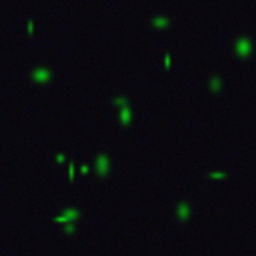
#> input picture data/synthetic_panels/synthetic_panel_01.png, 256 x 256 px
$ python -i segmentation.py   (imports and definitions only)
#> lines starting #> are read from the running program, lines starting #| are printed output that depends on the picture; after the words box and inside, x2 and y2 are one past the last pixel; in counts of white or black regions, pixels touching at a corner belong together
"""
segmentation.py

Core image loading, channel extraction, preprocessing, and segmentation functions.

This file is intentionally simple and commented because it is the foundation of the
bioimage-host-pathogen-analysis project.

Biological idea:
- In your thesis-like workflow, fluorescent bacteria may be visible in the green/GFP channel.
- We extract that channel.
- We remove background/noise.
- We segment fluorescent objects using thresholding + watershed.
"""

from pathlib import Path
from typing import Literal, Tuple

import numpy as np
from PIL import Image
from scipy import ndimage as ndi
from skimage import filters, measure, morphology, segmentation, util
import tifffile


# Restrict allowed channel names.
# This prevents typos like "gren" instead of "green".
ChannelName = Literal["red", "green", "blue"]


# [142 lines left out: functions load_image, load_grayscale_image, load_tiff_stack, project_stack, decode_color_instance_mask, extract_channel, not called in this run]


def preprocess_channel(
    channel_image: np.ndarray,
    gaussian_sigma: float = 1.0,
    background_radius: int = 30,
) -> np.ndarray:
    """
    Denoise and background-correct a single-channel microscopy image.

    Parameters
    ----------
    channel_image:
        Single-channel image, for example the green/GFP channel.

    gaussian_sigma:
        Strength of Gaussian smoothing.
        Higher values reduce noise more, but may blur small bacteria.

    background_radius:
        Radius used for morphological background estimation.
        Larger values estimate broader background variation.

    Returns
    -------
    np.ndarray
        Background-corrected image normalized between 0 and 1.

    Why this matters
    ----------------
    Microscopy images often contain:
    - uneven illumination
    - autofluorescence
    - camera noise
    - background signal

    If we segment without correction, we may count background as bacteria.
    """

    if channel_image.ndim != 2:
        raise ValueError(
            "Expected a 2D single-channel image. "
            f"Received shape: {channel_image.shape}"
        )

    # Convert image to float in the range 0 to 1.
    channel_float = util.img_as_float(channel_image)

    # Smooth small pixel-level noise.
    smoothed = filters.gaussian(channel_float, sigma=gaussian_sigma)

    # Estimate slow-varying background using morphological opening.
    # This behaves somewhat like a simple rolling-ball background correction.
    background = morphology.opening(
        smoothed,
        morphology.disk(background_radius),
    )

    # Subtract background and avoid negative values.
    corrected = smoothed - background
    corrected = np.clip(corrected, 0, None)

    # Normalize to 0-1 so thresholds are easier to interpret.
    if corrected.max() > 0:
        corrected = corrected / corrected.max()

    return corrected


def segment_objects(
    channel_image: np.ndarray,
    min_size: int = 12,
    gaussian_sigma: float = 1.0,
    background_radius: int = 30,
) -> Tuple[np.ndarray, np.ndarray]:
    """
    Segment fluorescent objects using thresholding and watershed.

    Parameters
    ----------
    channel_image:
        Single-channel fluorescence image.

    min_size:
        Minimum object size in pixels.
        Smaller detected objects are removed as likely noise.

    gaussian_sigma:
        Smoothing parameter passed to preprocessing.

    background_radius:
        Background correction parameter passed to preprocessing.

    Returns
    -------
    mask:
        Binary foreground mask.
        True = likely fluorescent object.

    labels:
        Label image where each object has a unique integer:
        0 = background
        1, 2, 3... = individual segmented objects

    Biological interpretation
    -------------------------
    In a GFP bacteria image, each labelled object may represent:
    - a single bacterium
    - a bacterial aggregate
    - a biofilm-like cluster

    This depends on image resolution and segmentation settings.
    """

    corrected = preprocess_channel(
        channel_image,
        gaussian_sigma=gaussian_sigma,
        background_radius=background_radius,
    )

    # Otsu automatically chooses a threshold separating foreground/background.
    threshold = filters.threshold_otsu(corrected)
    mask = corrected > threshold

    # Remove tiny speckles that are unlikely to be real objects.
    mask = morphology.remove_small_objects(mask, min_size=min_size)

    # Close small gaps inside objects.
    mask = morphology.binary_closing(mask, morphology.disk(1))

    # Distance transform helps separate touching objects.
    distance = ndi.distance_transform_edt(mask)

    # Find approximate object centers.
    local_maxima = morphology.local_maxima(distance)
    markers = measure.label(local_maxima)

    # Watershed separates connected objects based on distance peaks.
    labels = segmentation.watershed(
        -distance,
        markers,
        mask=mask,
    )

    return mask, labels

>>> import cv2
>>> picture = cv2.imread('../data/synthetic_panels/synthetic_panel_01.png', cv2.IMREAD_GRAYSCALE)
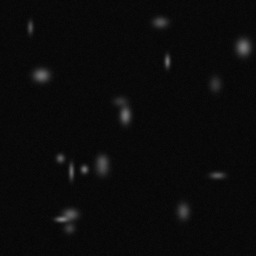
#> picture: shape (256, 256); min 3, max 124, mean 10.4
>>> result = segment_objects(picture)
#> in preprocess_channel, `background = morphology.opening( smoothed, morphology.disk(background_..`:
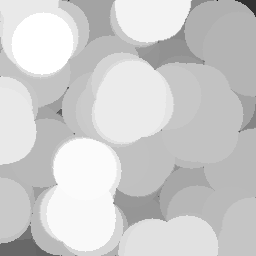
#> background: shape (256, 256) float64; min 0.0239, max 0.0281, mean 0.0273; drawn with min black and max white
#> in preprocess_channel, `corrected = corrected / corrected.max()`:
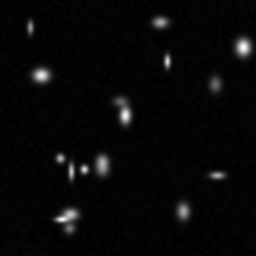
#> corrected: shape (256, 256) float64; min 0, max 1, mean 0.0329
#> in segment_objects, `threshold = filters.threshold_otsu(corrected)`: threshold = 0.232
#> in segment_objects, `mask = corrected > threshold`:
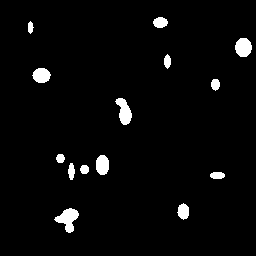
#> mask: shape (256, 256) bool; 3.2% white; 14 white regions, largest, box (x1, y1, x2, y2) and area: (54, 208, 79, 233) 323, (115, 98, 132, 125) 272, (235, 38, 252, 57) 255
#> in segment_objects, `mask = morphology.binary_closing(mask, morphology.disk(1))`: mask: shape (256, 256) bool; 3.2% white; 14 white regions, largest, box (x1, y1, x2, y2) and area: (54, 208, 79, 233) 324, (115, 98, 132, 125) 272, (235, 38, 252, 57) 255
#> in segment_objects, `distance = ndi.distance_transform_edt(mask)`:
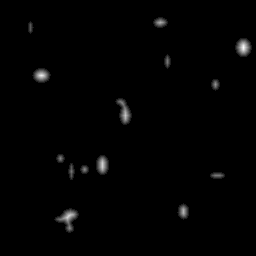
#> distance: shape (256, 256) float64; min 0, max 8.54, mean 0.0831; drawn with min black and max white
#> in segment_objects, `local_maxima = morphology.local_maxima(distance)`:
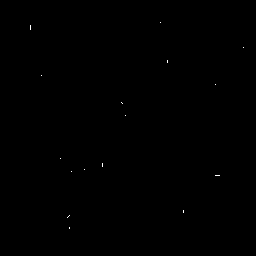
#> local_maxima: shape (256, 256) bool; 0.05% white in thin lines or dots, all inside (x1, y1, x2, y2) = (30, 22, 244, 229)
#> in segment_objects, `markers = measure.label(local_maxima)`: markers: shape (256, 256) int32; 17 distinct labels, from 0 to 16
#> in segment_objects, `labels = segmentation.watershed( -distance, markers, mask=mask, )`:
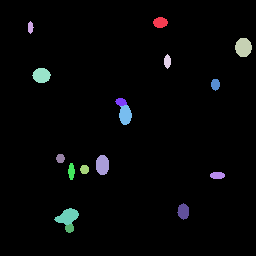
#> labels: shape (256, 256) int32; 17 distinct labels, from 0 to 16; one colour per label, 0 black

$ run again, on data/synthetic_panels/synthetic_panel_02.png
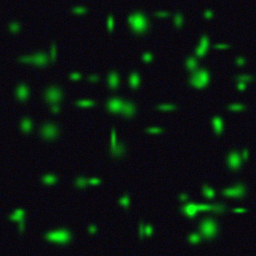
#> input picture data/synthetic_panels/synthetic_panel_02.png, 256 x 256 px
#> threshold = 0.221
#> in segment_objects, `mask = corrected > threshold`:
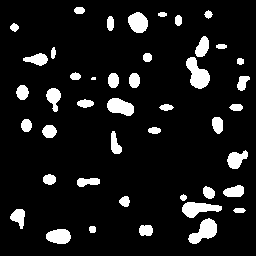
#> mask: shape (256, 256) bool; 9.6% white; 44 white regions (1 under 20 px), largest, box (x1, y1, x2, y2) and area: (186, 57, 210, 89) 449, (188, 218, 217, 244) 410, (182, 202, 222, 218) 383
#> local_maxima: shape (256, 256) bool; 0.14% white in thin lines or dots, all inside (x1, y1, x2, y2) = (14, 10, 245, 239)
#> markers: shape (256, 256) int32; 54 distinct labels, from 0 to 53
#> in segment_objects, `labels = segmentation.watershed( -distance, markers, mask=mask, )`:
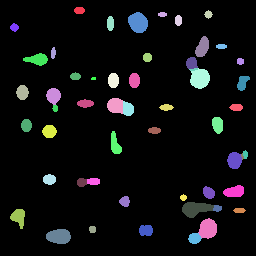
#> labels: shape (256, 256) int32; 54 distinct labels, from 0 to 53; one colour per label, 0 black

$ run again, on data/synthetic_panels/synthetic_panel_03.png
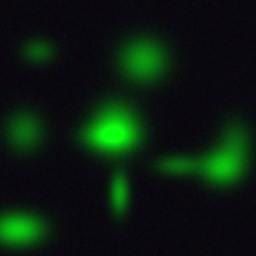
#> input picture data/synthetic_panels/synthetic_panel_03.png, 256 x 256 px
#> in preprocess_channel, `corrected = corrected / corrected.max()`:
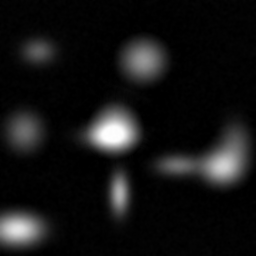
#> corrected: shape (256, 256) float64; min 0, max 1, mean 0.0799
#> threshold = 0.252
#> local_maxima: shape (256, 256) bool; 0.03% white in thin lines or dots, all inside (x1, y1, x2, y2) = (15, 51, 225, 230)
#> markers: shape (256, 256) int32; 10 distinct labels, from 0 to 9
#> in segment_objects, `labels = segmentation.watershed( -distance, markers, mask=mask, )`:
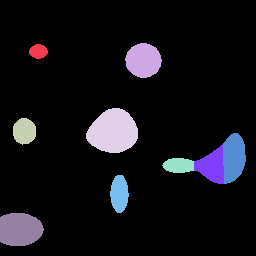
#> labels: shape (256, 256) int32; 10 distinct labels, from 0 to 9; one colour per label, 0 black

$ run again, on data/synthetic_panels/synthetic_panel_04.png
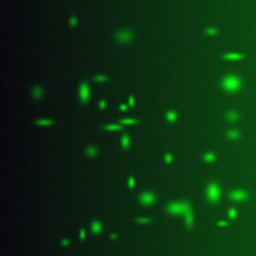
#> input picture data/synthetic_panels/synthetic_panel_04.png, 256 x 256 px
#> threshold = 0.232
#> local_maxima: shape (256, 256) bool; 0.1% white in thin lines or dots, all inside (x1, y1, x2, y2) = (37, 21, 241, 243)
#> markers: shape (256, 256) int32; 35 distinct labels, from 0 to 34
#> in segment_objects, `labels = segmentation.watershed( -distance, markers, mask=mask, )`:
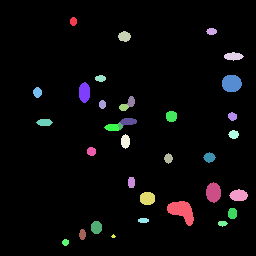
#> labels: shape (256, 256) int32; 35 distinct labels, from 0 to 34; one colour per label, 0 black
